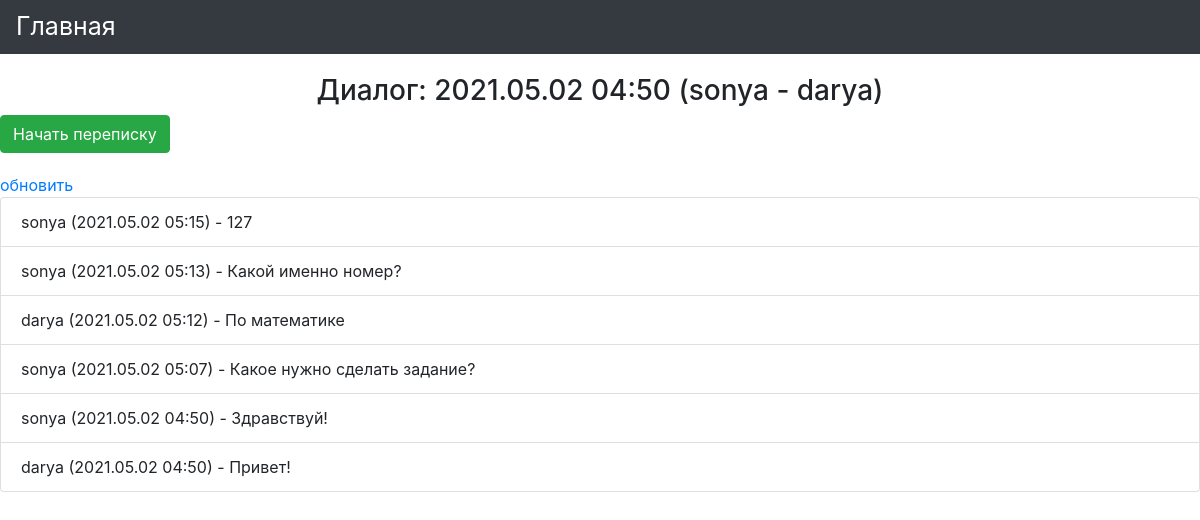
The app's page /dialog/68/ (signed in) with its own data.
### mainapp/models.py (models this page shows, shortened)
class Dialog(models.Model):
    created = models.DateTimeField(verbose_name='отправлено',
                                   auto_now_add=True,
                                   db_index=True)
    name = models.CharField(verbose_name='имя', max_length=64, blank=True)
    @cached_property
    def all_members(self):
        return self.members.all()
    def receive_messages(self):
        return Message.objects.filter(sender__in=self.all_members). \
            select_related('sender__member')
    def receive_sender(self, user_id):
        return self.all_members.filter(member_id=user_id).first()
    def __str__(self):
        members = User.objects.filter(
            pk__in=self.all_members.values_list('member_id', flat=True)). \
            values_list('username', flat=True)
        result = f'{self.created.strftime("%Y.%m.%d %H:%M")} ' \
                 f'({" - ".join(members)})'
        return result

class Message(models.Model):
    sender = models.ForeignKey(DialogMembers,
                               verbose_name='отправитель',
                               on_delete=models.CASCADE)
    text = models.TextField(verbose_name='сообщение')
    read = models.BooleanField(verbose_name='прочитано', default=False)
    created = models.DateTimeField(verbose_name='отправлено',
                                   auto_now_add=True,
                                   db_index=True)
    class Meta:
        verbose_name = 'сообщение'
        verbose_name_plural = 'сообщения'
        ordering = ['-created']

class DialogMembers(models.Model):
    CREATOR = '0'
    INTERLOCUTOR = '1'
    ROLE_CHOICES = (
        (CREATOR, 'создатель'),
        (INTERLOCUTOR, 'собеседник'),
    )
    dialog = models.ForeignKey(Dialog,
                               verbose_name='диалог',
                               on_delete=models.CASCADE,
                               related_name="members")
    member = models.ForeignKey(User,
                               verbose_name='участник диалога',
                               on_delete=models.CASCADE,
                               related_name="dialogs")
    role = models.CharField(verbose_name='роль',
                            choices=ROLE_CHOICES,
                            db_index=True,
                            max_length=60)
    class Meta:
        verbose_name = 'Участники диалога'
        verbose_name_plural = 'Участники диалогов'
        ordering = ['dialog', '-role', 'member']

### mainapp/views.py (the view)
# urls.py: path('dialog/<int:dialog_pk>/', mainapp.dialog,
def dialog(request, dialog_pk):
    dialog = get_object_or_404(Dialog, pk=dialog_pk)
    sender = dialog.receive_sender(request.user.pk)
    context = {
        'page_title': 'диалог',
        'dialog': dialog,
        'sender': sender,
    }
    return render(request, 'mainapp/dialog.html', context)

### mainapp/templates/mainapp/dialog.html (shortened to what this page needs)
{% load static %}
<!DOCTYPE html>
<html lang="ru">
<head>
    {% block css %}
    <link rel="stylesheet" href="https://maxcdn.bootstrapcdn.com/bootstrap/4.0.0/css/bootstrap.min.css"
>
    <link rel="stylesheet" href="{% static 'css/style.css' %}">
    {% endblock %}
</head>
<body>
<div class="navbar navbar-expand-sm bg-dark navbar-dark">
    <a style="color:white; font-size: 25px;" href="{% url 'mainapp:index' %}">Главная</a>
</div>
<h3 class="text-center" style="margin-top: 20px;">Диалог: {{ dialog }}</h3>
<div class="message-create">
    <a class="btn btn-success" href="{% url 'mainapp:message_create' sender.id %}"
       style="text-decoration: none; margin-bottom: 20px;">
        Начать переписку
    </a>
    <div class="dialog-messages">
        <a href="{% url 'mainapp:update_new_messages' dialog.id %}"
           style="text-decoration: none;"
           class="dialog-update">
            обновить
        </a>
    </div>
</div>
<div class="messages-list">
    <ul class="list-group">
        {% for item in dialog.receive_messages %}
        <li class="list-group-item message-{{ item.pk }}">
            {{ item.sender.member.username }}
            ({{ item.created|date:"Y.m.d H:i" }}) - {{ item.text }}
        </li>
        {% endfor %}
    </ul>
</div>
</body>
</html>

### records on screen
Dialog: created "2021.05.02 04:50 (sonya - darya)"
Message: sender.member.username "sonya", created "2021.05.02 05:15", text "127"
Message: sender.member.username "sonya", created "2021.05.02 05:13", text "Какой именно номер?"
Message: sender.member.username "darya", created "2021.05.02 05:12", text "По математике"
Message: sender.member.username "sonya", created "2021.05.02 05:07", text "Какое нужно сделать задание?"
Message: sender.member.username "sonya", created "2021.05.02 04:50", text "Здравствуй!"
Message: sender.member.username "darya", created "2021.05.02 04:50", text "Привет!"
